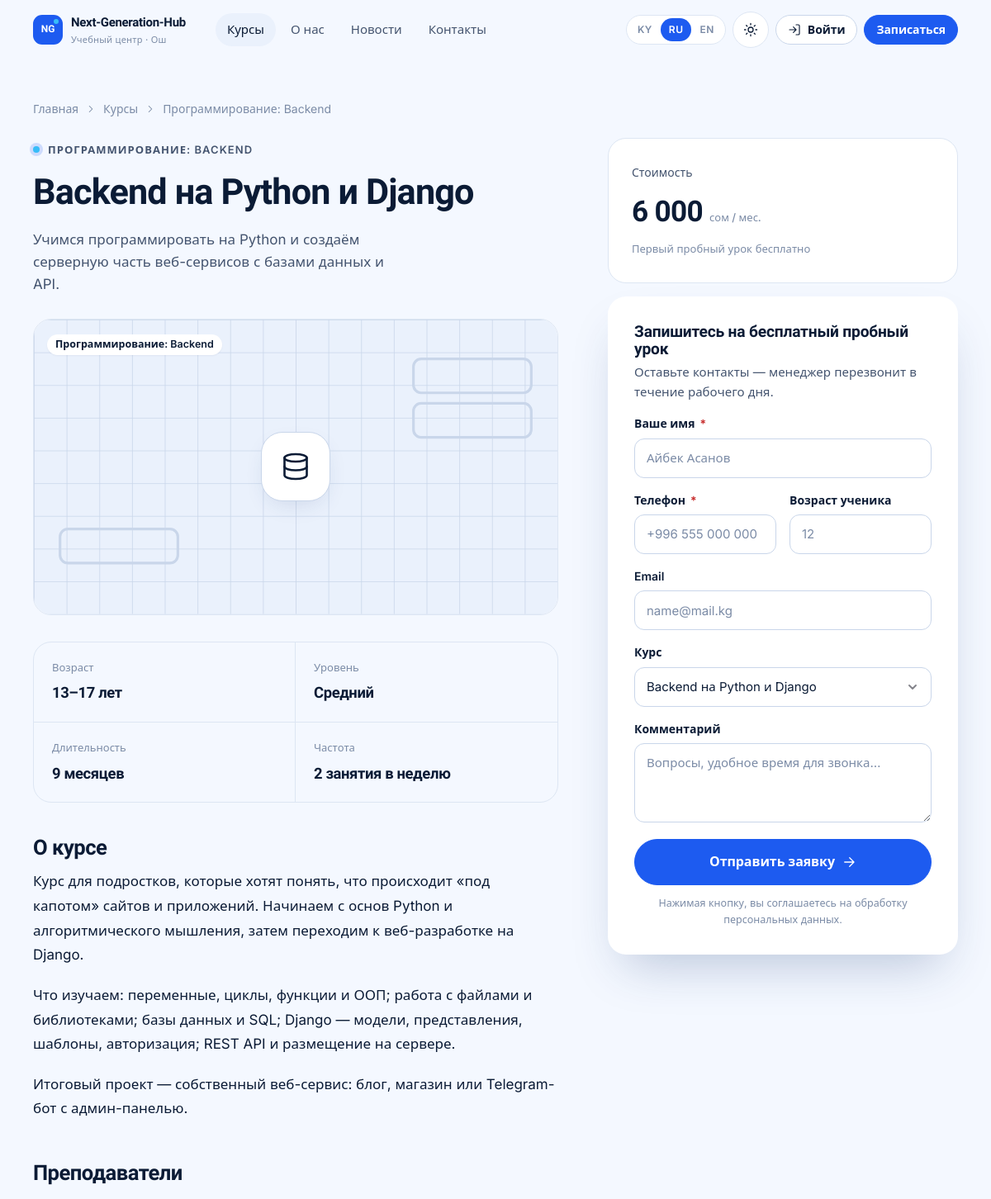
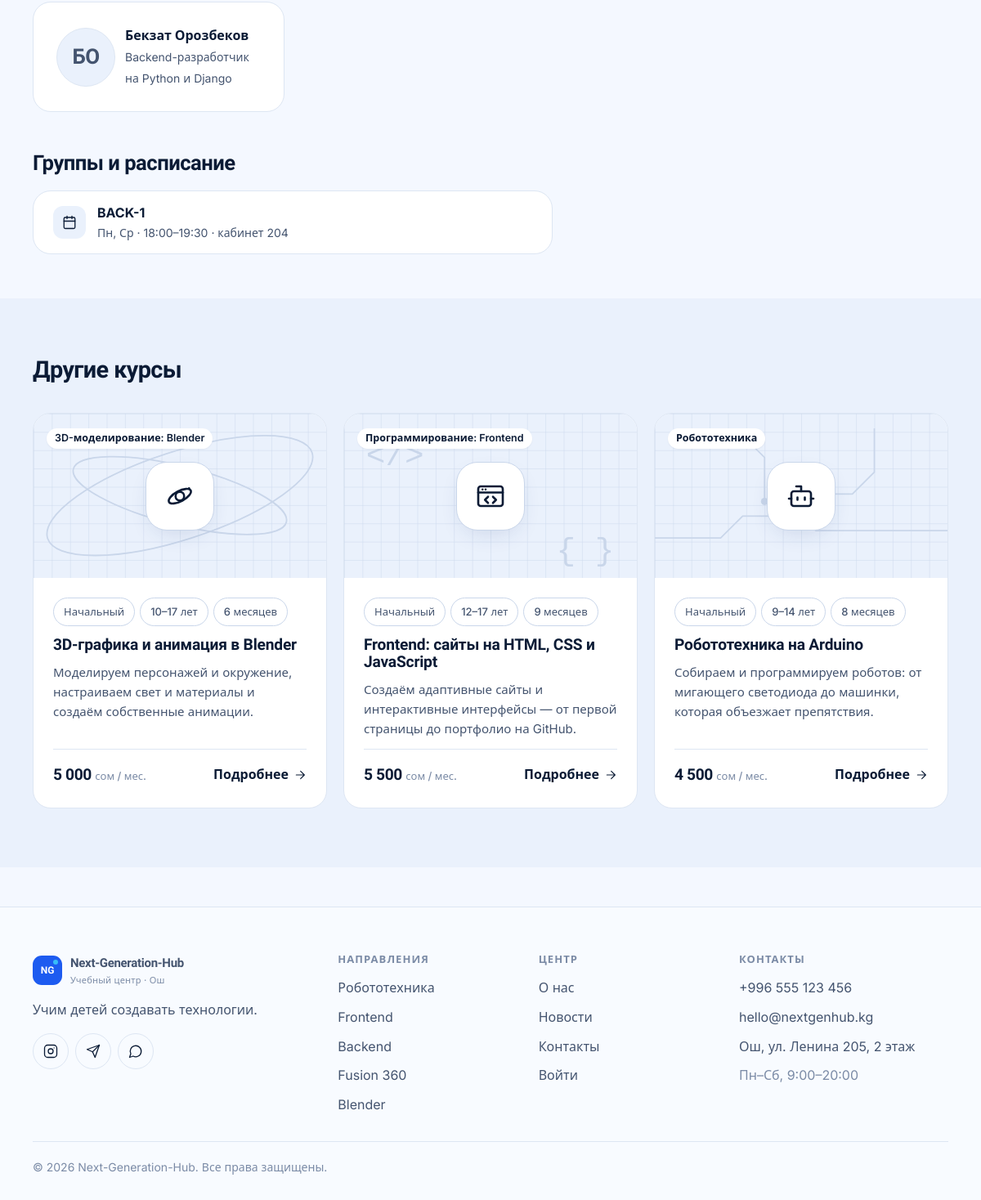
Screenshot of /courses/backend-python-django/ with the database file from the repository (2 pictures, top to bottom).
### core/models.py (models this page shows, shortened)
class TranslatableMixin:
    def tr(self, field, lang=None):
        lang = (lang or get_language() or FALLBACK_LANGUAGE).split("-")[0]
        if lang not in CONTENT_LANGUAGES:
            lang = FALLBACK_LANGUAGE
        value = getattr(self, f"{field}_{lang}", "") or ""
        if not value and lang != FALLBACK_LANGUAGE:
            value = getattr(self, f"{field}_{FALLBACK_LANGUAGE}", "") or ""
        return value

class Course(TranslatableMixin, models.Model):
    class Level(models.TextChoices):
        BEGINNER = "beginner", _("Beginner")
        INTERMEDIATE = "intermediate", _("Intermediate")
        ADVANCED = "advanced", _("Advanced")
    direction = models.CharField(_("direction"), max_length=20, choices=Direction.choices, db_index=True)
    slug = models.SlugField(_("slug"), max_length=80, unique=True)
    title_ru = models.CharField(_("title (RU)"), max_length=160)
    title_ky = models.CharField(_("title (KY)"), max_length=160, blank=True)
    title_en = models.CharField(_("title (EN)"), max_length=160, blank=True)
    short_ru = models.CharField(_("short description (RU)"), max_length=300, blank=True)
    short_ky = models.CharField(_("short description (KY)"), max_length=300, blank=True)
    short_en = models.CharField(_("short description (EN)"), max_length=300, blank=True)
    description_ru = models.TextField(_("full description (RU)"), blank=True)
    description_ky = models.TextField(_("full description (KY)"), blank=True)
    description_en = models.TextField(_("full description (EN)"), blank=True)
    level = models.CharField(_("level"), max_length=20, choices=Level.choices, default=Level.BEGINNER)
    age_from = models.PositiveSmallIntegerField(_("age from"), default=10)
    age_to = models.PositiveSmallIntegerField(_("age to"), default=17)
    duration_months = models.PositiveSmallIntegerField(_("duration, months"), default=6)
    lessons_per_week = models.PositiveSmallIntegerField(_("lessons per week"), default=2)
    price = models.PositiveIntegerField(_("price, KGS per month"), default=0)
    cover = models.ImageField(_("cover"), upload_to="courses/", blank=True)
    teachers = models.ManyToManyField(
        settings.AUTH_USER_MODEL,
        verbose_name=_("teachers"),
        related_name="courses_taught",
        blank=True,
        limit_choices_to={"role": "teacher"},
    )
    is_active = models.BooleanField(_("active"), default=True)
    order = models.PositiveSmallIntegerField(_("order"), default=0)
    created_at = models.DateTimeField(auto_now_add=True)
    class Meta:
        verbose_name = _("course")
        verbose_name_plural = _("courses")
        ordering = ["order", "title_ru"]
    def get_absolute_url(self):
        return reverse("core:course_detail", args=[self.slug])
    @property
    def age_range(self):
        return f"{self.age_from}–{self.age_to}"

class Group(models.Model):
    name = models.CharField(_("name"), max_length=120)
    course = models.ForeignKey(Course, verbose_name=_("course"), on_delete=models.PROTECT, related_name="groups")
    teacher = models.ForeignKey(
        settings.AUTH_USER_MODEL,
        verbose_name=_("teacher"),
        on_delete=models.SET_NULL,
        null=True,
        blank=True,
        related_name="teaching_groups",
        limit_choices_to={"role": "teacher"},
    )
    students = models.ManyToManyField(
        settings.AUTH_USER_MODEL,
        verbose_name=_("students"),
        related_name="study_groups",
        blank=True,
        limit_choices_to={"role": "student"},
    )
    weekdays = models.CharField(
        _("days of week"), max_length=20, blank=True, help_text=_("Comma-separated numbers: 0 = Monday … 6 = Sunday.")
    )
    start_time = models.TimeField(_("start time"), null=True, blank=True)
    end_time = models.TimeField(_("end time"), null=True, blank=True)
    room = models.CharField(_("room"), max_length=60, blank=True)
    start_date = models.DateField(_("start date"), default=datetime.date.today)
    is_active = models.BooleanField(_("active"), default=True)
    created_at = models.DateTimeField(auto_now_add=True)
    class Meta:
        verbose_name = _("group")
        verbose_name_plural = _("groups")
        ordering = ["-is_active", "name"]
    @property
    def weekday_list(self):
        return sorted({int(d) for d in re.findall(r"\d", self.weekdays or "") if int(d) < 7})
    @property
    def schedule_display(self):
        labels = dict(WEEKDAYS)
        days = ", ".join(str(labels[d]) for d in self.weekday_list)
        if self.start_time and self.end_time:
            time = f"{self.start_time:%H:%M}–{self.end_time:%H:%M}"
            return f"{days} · {time}" if days else time
        return days

### accounts/models.py (models this page shows, shortened)
class User(AbstractUser):
    class Role(models.TextChoices):
        ADMIN = "admin", _("Administrator")
        MANAGER = "manager", _("Manager")
        TEACHER = "teacher", _("Teacher")
        STUDENT = "student", _("Student")
    role = models.CharField(_("role"), max_length=16, choices=Role.choices, default=Role.STUDENT, db_index=True)
    phone = models.CharField(_("phone"), max_length=32, blank=True)
    photo = models.ImageField(_("photo"), upload_to="users/", blank=True)
    specialization = models.CharField(_("specialization"), max_length=160, blank=True)
    about = models.TextField(_("about"), blank=True)
    class Meta:
        verbose_name = _("user")
        verbose_name_plural = _("users")
        ordering = ["last_name", "first_name", "username"]
    @property
    def display_name(self):
        return self.get_full_name() or self.username
    @property
    def initials(self):
        parts = [p for p in (self.first_name, self.last_name) if p]
        if parts:
            return "".join(p[0] for p in parts).upper()[:2]
        return self.username[:2].upper()

### core/views.py (the view)
# urls.py: path("courses/<slug:slug>/", views.course_detail, name="course_detail"),
def course_detail(request, slug):
    course = get_object_or_404(Course.objects.prefetch_related("teachers"), slug=slug, is_active=True)
    form = EnrollmentForm(initial={"course": course})
    related = Course.objects.filter(is_active=True).exclude(pk=course.pk).order_by("?")[:3]
    groups = course.groups.filter(is_active=True).select_related("teacher")
    return render(
        request,
        "core/course_detail.html",
        {"course": course, "form": form, "related": related, "groups": groups},
    )

### cabinet/navigation.py (called while the page is built)
def sidebar(request):
    path = request.path
    user = getattr(request, "user", None)
    if not user or not user.is_authenticated or not (path.startswith("/cabinet/") or path.startswith("/accounts/")):
        return {}
    match = getattr(request, "resolver_match", None)
    current = match.url_name if match and match.url_name else ""
    return {"sidebar_sections": build_sidebar(user, current)}

### core/context_processors.py (called while the page is built)
def site(request):
    return {
        "SITE": {
            "name": settings.SITE_NAME,
            "phone": settings.SITE_PHONE,
            "phone_href": "tel:" + "".join(ch for ch in settings.SITE_PHONE if ch.isdigit() or ch == "+"),
            "email": settings.SITE_EMAIL,
            "address": settings.SITE_ADDRESS or _("Osh, Lenin street 205, 2nd floor"),
            "hours": settings.SITE_HOURS or _("Mon–Sat, 9:00–20:00"),
            "instagram": settings.SITE_INSTAGRAM,
            "telegram": settings.SITE_TELEGRAM,
            "whatsapp": settings.SITE_WHATSAPP,
            "map_url": settings.SITE_MAP_URL,
        },
        "MAX_VIDEO_UPLOAD_MB": settings.MAX_VIDEO_UPLOAD_MB,
        "SHOW_DEMO_ACCOUNTS": settings.SHOW_DEMO_ACCOUNTS,
    }

### core/icons.py (called while the page is built)
def svg(name, size=20, cls="", label=""):
    body = ICONS.get(name, ICONS["info"])
    aria = f'role="img" aria-label="{label}"' if label else 'aria-hidden="true"'
    return (
        f'<svg class="icon {cls}" width="{size}" height="{size}" viewBox="0 0 24 24" fill="none" '
        f'stroke="currentColor" stroke-width="1.75" stroke-linecap="round" stroke-linejoin="round" '
        f'focusable="false" {aria}>{body}</svg>'
    )

### core/templatetags/core_tags.py (called while the page is built)
@register.filter
def tr(obj, field):
    if obj is None:
        return ""
    return obj.tr(field)

@register.simple_tag
def icon(name, size=20, cls="", label=""):
    return mark_safe(svg(name, size, escape(cls), escape(label)))

@register.filter
def field_type(bound_field):
    return bound_field.field.widget.__class__.__name__.lower()

@register.filter
def startswith(value, prefix):
    return str(value).startswith(str(prefix))

@register.filter
def intcomma_space(value):
    try:
        return f"{int(value):,}".replace(",", " ")
    except (TypeError, ValueError):
        return value

### templates/core/course_detail.html (shortened to what this page needs)
{% extends "base.html" %}
{% load i18n core_tags %}
{% block content %}
<section class="page-hero" style="border-bottom:0;padding-bottom:0">
  <div class="container">
    <nav class="breadcrumbs" aria-label="{% trans 'Breadcrumbs' %}"><a href="{% url 'core:home' %}">{% trans "Home" %}</a> {% icon "chevron-right" 14 %} <a href="{% url 'core:course_list' %}">{% trans "Courses" %}</a> {% icon "chevron-right" 14 %} <span>{{ course.get_direction_display }}</span></nav>
  </div>
</section>
<section class="section-sm" style="padding-top:24px">
  <div class="container course-hero">
    <div>
      <span class="eyebrow">{{ course.get_direction_display }}</span>
      <h1 style="margin:16px 0 20px">{{ course|tr:"title" }}</h1>
      <p class="hero-lead" style="margin-bottom:28px">{{ course|tr:"short" }}</p>
      <div class="card" style="overflow:hidden;margin-bottom:32px">{% include "partials/cover.html" with uid="detail" %}</div>
      <div class="course-facts" style="margin-bottom:40px">
        <div><span>{% trans "Age" %}</span><b>{% blocktrans with ages=course.age_range %}{{ ages }} years{% endblocktrans %}</b></div>
        <div><span>{% trans "Level" %}</span><b>{{ course.get_level_display }}</b></div>
        <div><span>{% trans "Duration" %}</span><b>{% blocktrans count months=course.duration_months %}{{ months }} month{% plural %}{{ months }} months{% endblocktrans %}</b></div>
        <div><span>{% trans "Frequency" %}</span><b>{% blocktrans count n=course.lessons_per_week %}{{ n }} lesson a week{% plural %}{{ n }} lessons a week{% endblocktrans %}</b></div>
      </div>
      <h2 style="font-size:1.6rem">{% trans "About the course" %}</h2>
      <div class="prose">{{ course|tr:"description"|linebreaks }}</div>
      {% if course.teachers.all %}
      <h2 style="font-size:1.6rem;margin-top:48px">{% trans "Teachers" %}</h2>
      <div class="grid grid-2" style="margin-top:20px">
        {% for t in course.teachers.all %}
        <div class="card card-pad row" style="flex-wrap:nowrap">
          {% include "partials/avatar.html" with u=t size="avatar-lg" %}
          <div class="grow"><b style="display:block">{{ t.display_name }}</b><span class="muted" style="font-size:14px">{{ t.specialization }}</span></div>
        </div>
        {% endfor %}
      </div>
      {% endif %}
      {% if groups %}
      <h2 style="font-size:1.6rem;margin-top:48px">{% trans "Groups and schedule" %}</h2>
      <div class="card" style="margin-top:20px">
        <ul class="list">
          {% for g in groups %}
          <li><span class="stat-ic">{% icon "calendar" 18 %}</span><div class="grow"><b>{{ g.name }}</b><div class="muted" style="font-size:14px">{{ g.schedule_display|default:"—" }}{% if g.room %} · {% trans "room" %} {{ g.room }}{% endif %}</div></div></li>
          {% endfor %}
        </ul>
      </div>
      {% endif %}
    </div>
    <aside class="sticky-card">
      <div class="card card-pad" style="margin-bottom:16px">
        <span class="muted" style="font-size:14px">{% trans "Cost" %}</span>
        <div class="price" style="font-size:2.2rem;margin:6px 0 4px">{{ course.price|intcomma_space }} <small>{% trans "KGS / month" %}</small></div>
        <span class="faint" style="font-size:13px">{% trans "The first trial lesson is free" %}</span>
      </div>
      {% include "partials/enroll_form.html" %}
    </aside>
  </div>
</section>
{% if related %}
<section class="section section-soft">
  <div class="container">
    <div class="section-head"><h2>{% trans "Other courses" %}</h2></div>
    <div class="course-grid">{% for course in related %}{% include "partials/course_card.html" with uid="rel" %}{% endfor %}</div>
  </div>
</section>
{% endif %}
{% endblock %}

### templates/partials/cover.html
{% load core_tags %}
<div class="cover">
  {% if course.cover %}<img src="{{ course.cover.url }}" alt="" loading="lazy">
  {% else %}
  <svg class="cover-art" viewBox="0 0 400 225" preserveAspectRatio="xMidYMid slice" aria-hidden="true">
    <defs><pattern id="g-{{ course.pk }}-{{ uid|default:'a' }}" width="25" height="25" patternUnits="userSpaceOnUse"><path d="M25 0H0v25" fill="none" stroke="currentColor" stroke-width="1"/></pattern></defs>
    <rect width="400" height="225" fill="url(#g-{{ course.pk }}-{{ uid|default:'a' }})"/>
    {% if course.direction == "robotics" %}<path d="M0 170h90l30-30h80l20 20h180M60 40h70l20 20v60M300 20v60l-30 30h-40" fill="none" stroke="currentColor" stroke-width="2"/><circle cx="150" cy="120" r="5" fill="currentColor"/><circle cx="230" cy="110" r="5" fill="currentColor"/>
    {% elif course.direction == "frontend" %}<text x="30" y="70" font-family="monospace" font-size="44" fill="currentColor">&lt;/&gt;</text><text x="290" y="200" font-family="monospace" font-size="44" fill="currentColor">{ }</text>
    {% elif course.direction == "backend" %}<g fill="none" stroke="currentColor" stroke-width="2"><rect x="290" y="30" width="90" height="26" rx="6"/><rect x="290" y="64" width="90" height="26" rx="6"/><rect x="20" y="160" width="90" height="26" rx="6"/></g>
    {% elif course.direction == "fusion360" %}<g fill="none" stroke="currentColor" stroke-width="2"><path d="M320 40l50 25v55l-50 25-50-25V65z M270 65l50 25 50-25 M320 90v55"/><path d="M60 150l30 15v33l-30 15-30-15v-33z"/></g>
    {% else %}<g fill="none" stroke="currentColor" stroke-width="2"><ellipse cx="200" cy="112" rx="190" ry="60" transform="rotate(-18 200 112)"/><ellipse cx="200" cy="112" rx="150" ry="40" transform="rotate(14 200 112)"/></g>
    {% endif %}
  </svg>
  <span class="cover-icon">{% icon course.direction 36 %}</span>
  {% endif %}
  <span class="cover-tag"><span class="badge no-dot">{{ course.get_direction_display }}</span></span>
</div>

### templates/partials/avatar.html
<span class="avatar {{ size|default:'' }}" aria-hidden="true">{% if u.photo %}<img src="{{ u.photo.url }}" alt="" loading="lazy">{% else %}{{ u.initials }}{% endif %}</span>

### templates/partials/course_card.html
{% load i18n core_tags %}<a class="course-card reveal" href="{{ course.get_absolute_url }}">
  {% include "partials/cover.html" with uid=uid %}
  <div class="course-card-body">
    <div class="course-meta">
      <span class="chip">{{ course.get_level_display }}</span>
      <span class="chip">{% blocktrans with ages=course.age_range %}{{ ages }} years{% endblocktrans %}</span>
      <span class="chip">{% blocktrans count months=course.duration_months %}{{ months }} month{% plural %}{{ months }} months{% endblocktrans %}</span>
    </div>
    <h3>{{ course|tr:"title" }}</h3>
    <p>{{ course|tr:"short"|truncatechars:140 }}</p>
    <div class="course-foot">
      <span class="price">{{ course.price|intcomma_space }} <small>{% trans "KGS / month" %}</small></span>
      <span class="link">{% trans "More" %} {% icon "arrow-right" 16 %}</span>
    </div>
  </div>
</a>

### rows the page displays
Course: direction "Программирование: Backend", direction "ПРОГРАММИРОВАНИЕ: BACKEND", title_ru "Backend на Python и Django", short_ru "Учимся программировать на Python и создаём серверную часть веб-сервисов с базами данных и API.", level "Средний", description_ru "Курс для подростков, которые хотят понять, что происходит «под капотом» сайтов и приложений. Начинаем с основ Python и алгоритмического мышления, затем переходим к веб-разработке на Django. Что изучаем: переменные, циклы, функции и ООП; работа с файлами и библиотеками; базы данных и SQL; Django — модели, представления, шаблоны, авторизация; REST API и размещение на сервере. Итоговый проект — собственный веб-сервис: блог, магазин или Telegram-бот с админ-панелью.", price "6 000"
User: initials "БО", display_name "Бекзат Орозбеков", specialization "Backend-разработчик на Python и Django"
Group: name "BACK-1", schedule_display "Пн, Ср · 18:00–19:30", room "204"
Course: direction "3D-моделирование: Blender", level "Начальный", title_ru "3D-графика и анимация в Blender", short_ru "Моделируем персонажей и окружение, настраиваем свет и материалы и создаём собственные анимации.", price "5 000"
Course: direction "Программирование: Frontend", level "Начальный", title_ru "Frontend: сайты на HTML, CSS и JavaScript", short_ru "Создаём адаптивные сайты и интерактивные интерфейсы — от первой страницы до портфолио на GitHub.", price "5 500"
Course: direction "Робототехника", level "Начальный", title_ru "Робототехника на Arduino", short_ru "Собираем и программируем роботов: от мигающего светодиода до машинки, которая объезжает препятствия.", price "4 500"

### other values shown
{{ code|upper }} "KY" "RU" "EN"
{{ field.label }} "Ваше имя Телефон Возраст ученика Email Курс Комментарий"
{{ SITE.phone }} "+996 555 123 456"
{{ SITE.email }} "hello@nextgenhub.kg"
{{ SITE.address }} "Ош, ул. Ленина 205, 2 этаж"
{{ SITE.hours }} "Пн–Сб, 9:00–20:00"
